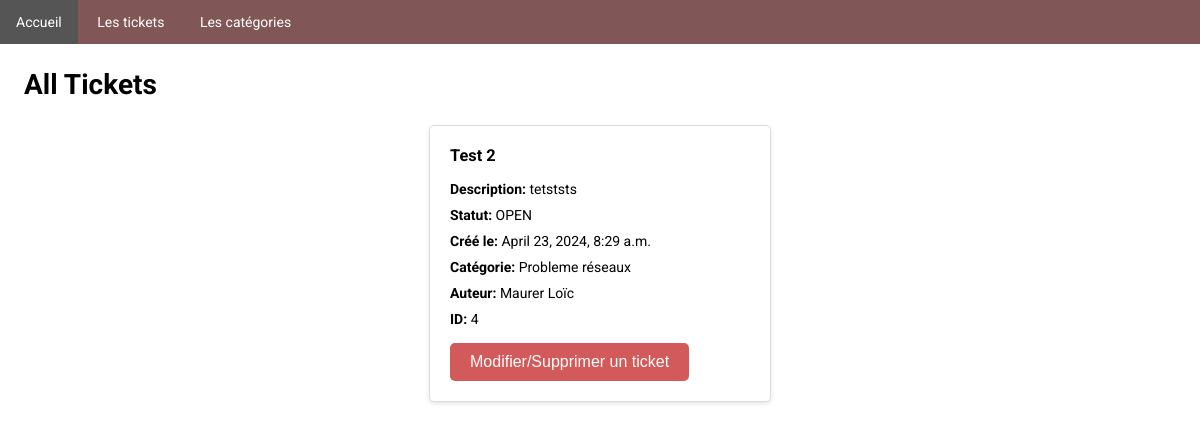
Before: /ticket/index/ with the older database file.
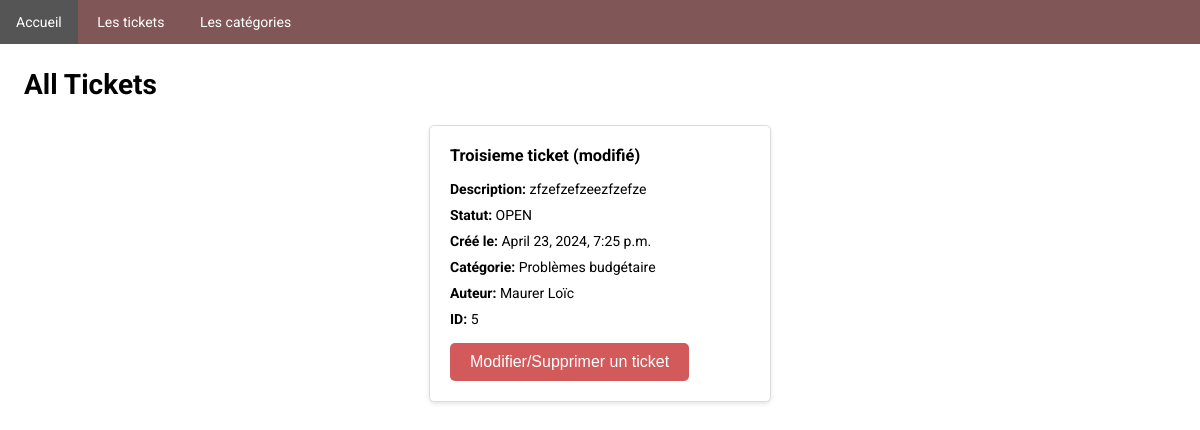
After: the same page with the newer database file.
### ticket/models.py (models this page shows, shortened)
class Ticket(models.Model):
    title = models.CharField(max_length=200)
    description = models.TextField()
    created_at = models.DateTimeField(auto_now_add=True)
    updated_at = models.DateTimeField(auto_now=True)
    author = models.CharField(max_length=200)
    status_choices = (
        ('OPEN', 'Open'),
        ('IN_PROGRESS', 'In Progress'),
        ('CLOSED', 'Closed'),
    )
    status = models.CharField(max_length=20, choices=status_choices, default='OPEN')
    category = models.ForeignKey(Category, on_delete=models.CASCADE)

class Category(models.Model):
    name = models.CharField(max_length=200)
    description = models.TextField()
    priority_choices = (
        (1, 'Low'),
        (2, 'Medium'),
        (3, 'High'),
    )
    priority = models.IntegerField(choices=priority_choices, default=1)
    def __str__(self):
        return self.name

### ticket/views.py (the view)
# urls.py: path('index/', views.index, name='index'),
def index(request):
    tickets = Ticket.objects.all()
    return render(request, 'ticket/index.html', {'tickets': tickets})

### ticket/templates/ticket/index.html (shortened to what this page needs)
{% extends 'ticket/main.html' %}
{% block content %}
    <h1>All Tickets</h1>
    <div class="ticket-container">
        {% for ticket in tickets %}
            <div class="ticket">
                <h3>{{ ticket.title }}</h3>
                <p><strong>Description:</strong> {{ ticket.description }}</p>
                <p><strong>Statut:</strong> {{ ticket.status }}</p>
                <p><strong>Créé le:</strong> {{ ticket.created_at }}</p>
                <p><strong>Catégorie:</strong> {{ ticket.category }}</p>
                <p><strong>Auteur:</strong> {{ ticket.author }}</p>
                <p><strong>ID:</strong> {{ ticket.id }}</p>
                <a href="{% url 'ticket:search_ticket' %}" class="index-input">
                    <input type="button" value="Modifier/Supprimer un ticket">
                </a>
            </div>
        {% endfor %}
    </div>
{% endblock %}

### ticket/templates/ticket/main.html (shortened to what this page needs)
<!DOCTYPE html>
<html lang="en">
<head>
    {% load static %}
    <link rel="stylesheet" href="{% static 'style.css' %}">
</head>
<body>
<header>
    <nav>
        <ul>
            <li><a href="{% url 'ticket:index' %}">Accueil</a></li>
            <li class="sub-menu">
                <a href="#">Les tickets</a>
            </li>
            <li class="sub-menu">
                <a href="#">Les catégories</a>
            </li>
        </ul>
    </nav>
</header>
<main>
    {% block content %}
    {% endblock %}
</main>
</body>
</html>

### ticket/static/style.css (style rules this page uses)
body { margin: 0; font-size: 14px; font-family: "Roboto", sans-serif; }
h1 { margin: 2%; }
nav ul { list-style-type: none; margin: 0; padding: 0; background-color: #805656; }
nav ul li { display: inline-block; position: relative; }
nav ul li a { display: block; color: white; text-align: center; padding: 14px 16px; text-decoration: none; }
.form-add input[type="submit"], .index-input input[type="button"], input[type="submit"] { margin-top: 2%; background-color: #d35a5a; color: #fff; border: none; border-radius: 5px; padding: 10px 20px; font-size: 16px; cursor: pointer; }
.ticket-container { display: flex; flex-wrap: wrap; margin: 2%; justify-content: space-around; gap: 20px; }
.ticket { border: 1px solid #dddddd; border-radius: 5px; padding: 20px; width: 300px; background-color: #ffffff; box-shadow: 0px 2px 4px rgba(0, 0, 0, 0.1); }
.ticket h3 { margin-top: 0; }
.ticket p { margin: 0; margin-bottom: 10px; }

Changed rows visible on the page:
removed Ticket: title "Test 2", description "tetststs", status "OPEN", created_at "April 23, 2024, 8:29 a.m.", category "Probleme réseaux", author "Maurer Loïc", id "4"
added Ticket: title "Troisieme ticket (modifié)", description "zfzefzefzeezfzefze", status "OPEN", created_at "April 23, 2024, 7:25 p.m.", category "Problèmes budgétaire", author "Maurer Loïc", id "5"
